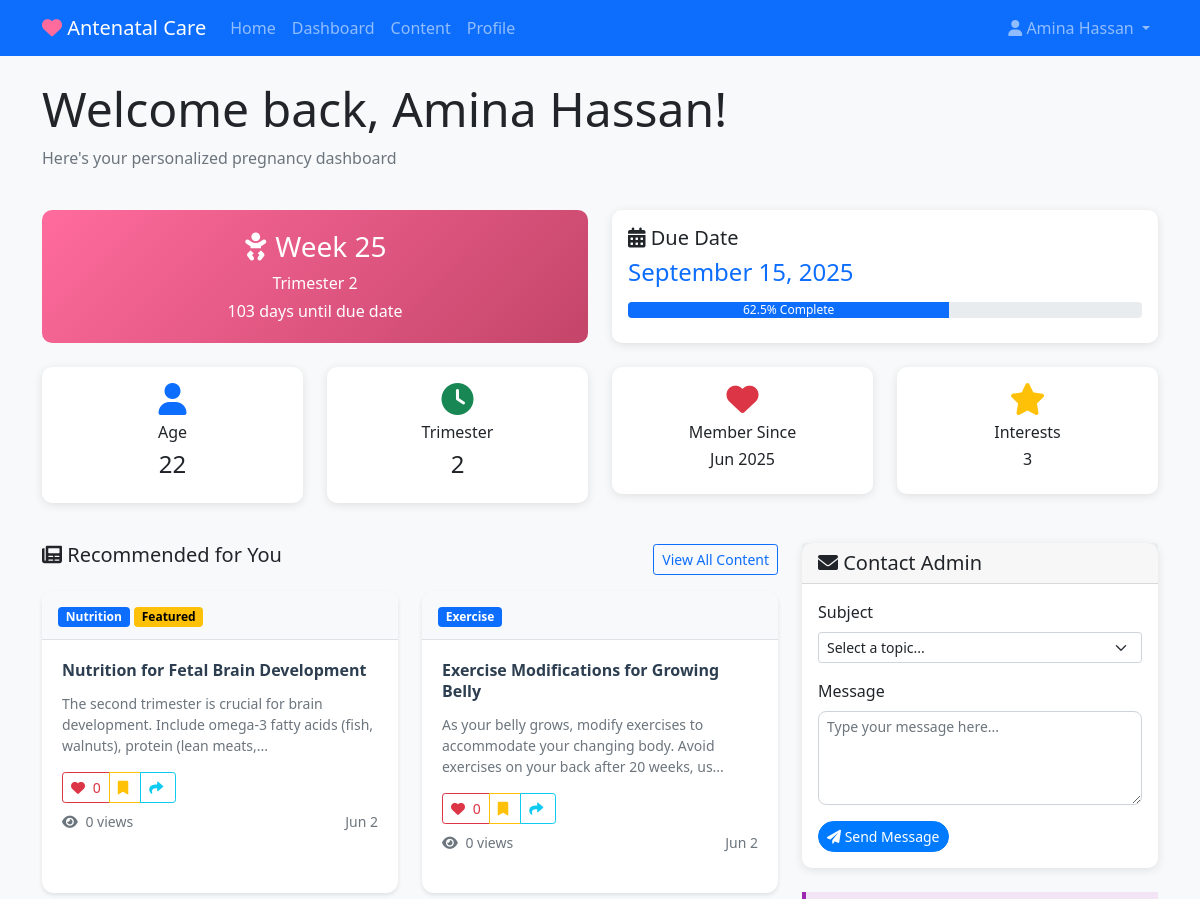
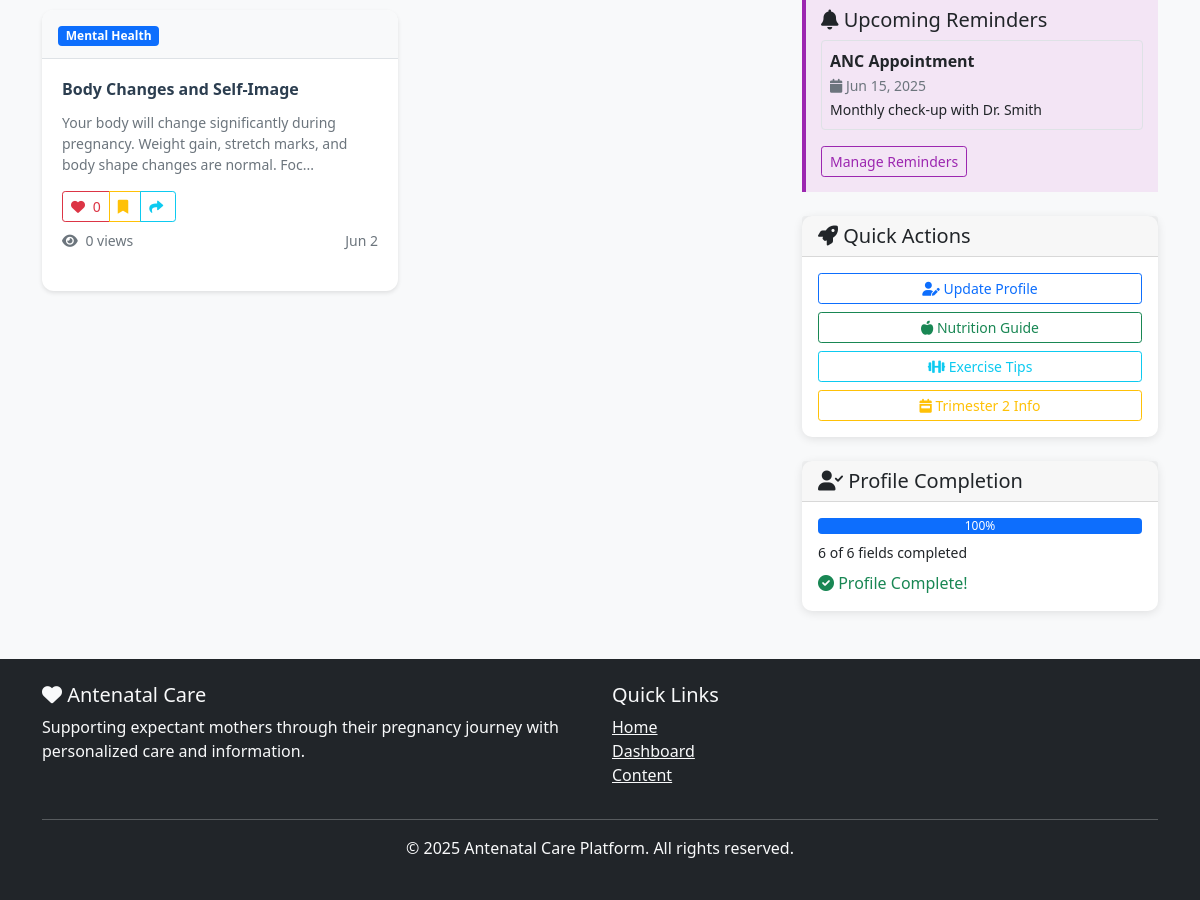
/dashboard.php (signed in), run on the app's committed database (2 pictures, top to bottom).
### tables this page shows
CREATE TABLE users (
    id INT PRIMARY KEY AUTO_INCREMENT,
    name VARCHAR(100) NOT NULL,
    email VARCHAR(100) UNIQUE NOT NULL,
    password VARCHAR(255) NOT NULL,
    age INT NOT NULL,
    trimester INT NOT NULL CHECK (trimester IN (1, 2, 3)),
    interests TEXT,   
    location VARCHAR(100),
    language_preference VARCHAR(20) DEFAULT 'english',
    medical_history TEXT,
    due_date DATE,
    phone VARCHAR(20),
    created_at TIMESTAMP DEFAULT CURRENT_TIMESTAMP,
    updated_at TIMESTAMP DEFAULT CURRENT_TIMESTAMP ON UPDATE CURRENT_TIMESTAMP,
    last_login TIMESTAMP NULL
);

CREATE TABLE content (
    id INT PRIMARY KEY AUTO_INCREMENT,
    title VARCHAR(200) NOT NULL,
    description TEXT,
    content_text LONGTEXT NOT NULL,
    trimester INT NOT NULL CHECK (trimester IN (1, 2, 3)),
    age_group ENUM('teen', 'young_adult', 'adult', 'mature_adult', 'senior_adult', 'all') DEFAULT 'all',
    category VARCHAR(50) NOT NULL,  
    content_type ENUM('article', 'tip', 'checklist', 'video', 'audio') DEFAULT 'article',
    language VARCHAR(20) DEFAULT 'english',
    is_featured BOOLEAN DEFAULT FALSE,
    view_count INT DEFAULT 0,
    created_at TIMESTAMP DEFAULT CURRENT_TIMESTAMP,
    updated_at TIMESTAMP DEFAULT CURRENT_TIMESTAMP ON UPDATE CURRENT_TIMESTAMP
);

CREATE TABLE reminders (
    id INT PRIMARY KEY AUTO_INCREMENT,
    user_id INT NOT NULL,
    reminder_type ENUM('appointment', 'medication', 'milestone', 'custom') NOT NULL,
    title VARCHAR(200) NOT NULL,
    description TEXT,
    due_date DATE NOT NULL,
    due_time TIME,
    is_sent BOOLEAN DEFAULT FALSE,
    is_completed BOOLEAN DEFAULT FALSE,
    created_at TIMESTAMP DEFAULT CURRENT_TIMESTAMP,
    FOREIGN KEY (user_id) REFERENCES users(id) ON DELETE CASCADE
);

### dashboard.php (the view, shortened to what the rows shown need)
<?php
require_once 'includes/config.php';
require_once 'includes/functions.php';
$current_user = getCurrentUser();
$personalized_content = getPersonalizedContent($current_user['id'], 6);
$personalized_tips = getPersonalizedTips($current_user['id'], 3);
$upcoming_reminders = getPersonalizedReminders($current_user['id'], 5);
$pregnancy_week = 0;
$days_remaining = 0;
if (!empty($current_user['due_date'])) {
    $pregnancy_week = getPregnancyWeek($current_user['due_date']);
    $due_date = new DateTime($current_user['due_date']);
    $now = new DateTime();
    $interval = $now->diff($due_date);
    $days_remaining = $interval->days;
}
include 'includes/header.php';
?>
<div class="container mt-4">
    <div class="row mb-4">
        <div class="col-12">
            <h1 class="display-5">Welcome back, <?php echo htmlspecialchars($current_user['name']); ?>!</h1>
            <p class="text-muted">Here's your personalized pregnancy dashboard</p>
        </div>
    </div>
    <?php if (!empty($current_user['due_date'])): ?>
        <div class="row mb-4">
            <div class="col-md-6">
                <div class="pregnancy-week">
                    <h3><i class="fas fa-baby"></i> Week <?php echo $pregnancy_week; ?></h3>
                    <p class="mb-1">Trimester <?php echo $current_user['trimester']; ?></p>
                    <p class="mb-0">
                        <?php if ($days_remaining > 0): ?>
                            <?php echo $days_remaining; ?> days until due date
                        <?php elseif ($days_remaining < 0): ?>
                            <?php echo abs($days_remaining); ?> days past due date
                        <?php else: ?>
                            Due date is today!
                        <?php endif; ?>
                    </p>
                </div>
            </div>
            <div class="col-md-6">
                <div class="card h-100">
                    <div class="card-body">
                        <h5 class="card-title"><i class="fas fa-calendar-alt"></i> Due Date</h5>
                        <h4 class="text-primary"><?php echo date('F j, Y', strtotime($current_user['due_date'])); ?></h4>
                        <div class="progress mt-3">
                            <div class="progress-bar" role="progressbar"
                                style="width: <?php echo min(100, ($pregnancy_week / 40) * 100); ?>%">
                                <?php echo round(($pregnancy_week / 40) * 100, 1); ?>% Complete
                            </div>
                        </div>
                    </div>
                </div>
            </div>
        </div>
    <?php endif; ?>
    <div class="row mb-4">
        <div class="col-md-3 col-sm-6 mb-3">
            <div class="card text-center">
                <div class="card-body">
                    <i class="fas fa-user fa-2x text-primary mb-2"></i>
                    <h6>Age</h6>
                    <h4><?php echo $current_user['age']; ?></h4>
                </div>
            </div>
        </div>
        <div class="col-md-3 col-sm-6 mb-3">
            <div class="card text-center">
                <div class="card-body">
                    <i class="fas fa-clock fa-2x text-success mb-2"></i>
                    <h6>Trimester</h6>
                    <h4><?php echo $current_user['trimester']; ?></h4>
                </div>
            </div>
        </div>
        <div class="col-md-3 col-sm-6 mb-3">
            <div class="card text-center">
                <div class="card-body">
                    <i class="fas fa-heart fa-2x text-danger mb-2"></i>
                    <h6>Member Since</h6>
                    <h6><?php echo date('M Y', strtotime($current_user['created_at'])); ?></h6>
                </div>
            </div>
        </div>
        <div class="col-md-3 col-sm-6 mb-3">
            <div class="card text-center">
                <div class="card-body">
                    <i class="fas fa-star fa-2x text-warning mb-2"></i>
                    <h6>Interests</h6>
                    <h6><?php echo !empty($current_user['interests']) ? count(explode(',', $current_user['interests'])) : 0; ?>
                    </h6>
                </div>
            </div>
        </div>
    </div>
    <div class="row">
        <div class="col-lg-8">
            <div class="mb-4">
                <?php if (!empty($personalized_content)): ?>
                    <div class="row">
                        <?php foreach ($personalized_content as $content): ?>
                            <div class="col-md-6 mb-3">
                                <?php
                                $user_interactions = getUserInteractions($current_user['id'], $content['id']);
                                $interaction_counts = getInteractionCounts($content['id']);
                                $is_liked = in_array('like', $user_interactions);
                                $is_bookmarked = in_array('bookmark', $user_interactions);
                                ?>
                                <div class="card content-card h-100" data-content-id="<?php echo $content['id']; ?>">
                                    <div class="card-header">
                                        <span
                                            class="badge bg-primary"><?php echo ucwords(str_replace('_', ' ', $content['category'])); ?></span>
                                        <?php if ($content['is_featured']): ?>
                                            <span class="badge bg-warning">Featured</span>
                                        <?php endif; ?>
                                    </div>
                                    <div class="card-body">
                                        <h6 class="card-title"><?php echo htmlspecialchars($content['title']); ?></h6>
                                        <p class="card-text small">
                                            <?php echo htmlspecialchars(substr($content['content_text'], 0, 120)); ?>...</p>
                                        <div class="d-flex justify-content-between align-items-center mb-2">
                                            <div class="btn-group btn-group-sm" role="group">
                                                <button type="button"
                                                    class="btn btn-outline-danger btn-sm like-btn <?php echo $is_liked ? 'active' : ''; ?>"
                                                    data-content-id="<?php echo $content['id']; ?>">
                                                    <i class="fas fa-heart"></i> <span
                                                        class="like-count"><?php echo $interaction_counts['like']; ?></span>
                                                </button>
                                                <button type="button"
                                                    class="btn btn-outline-warning btn-sm bookmark-btn <?php echo $is_bookmarked ? 'active' : ''; ?>"
                                                    data-content-id="<?php echo $content['id']; ?>">
                                                    <i class="fas fa-bookmark"></i>
                                                </button>
                                                <button type="button" class="btn btn-outline-info btn-sm share-btn"
                                                    data-content-id="<?php echo $content['id']; ?>">
                                                    <i class="fas fa-share"></i>
                                                </button>
                                            </div>
                                        </div>
                                        <div class="d-flex justify-content-between align-items-center">
                                            <small class="text-muted">
                                                <i class="fas fa-eye"></i> <span
                                                    class="view-count"><?php echo $content['view_count']; ?></span> views
                                            </small>
                                            <small class="text-muted">
                                                <?php echo date('M j', strtotime($content['created_at'])); ?>
                                            </small>
                                        </div>
                                    </div>
                                </div>
                            </div>
                        <?php endforeach; ?>
                    </div>
                <?php endif; ?>
            </div>
        </div>
        <div class="col-lg-4">
            <?php if (!empty($upcoming_reminders)): ?>
                <div class="reminders-section mb-4">
                    <?php foreach ($upcoming_reminders as $reminder): ?>
                        <div class="mb-2 p-2 border rounded">
                            <strong><?php echo htmlspecialchars($reminder['title']); ?></strong>
                            <br>
                            <small class="text-muted">
                                <i class="fas fa-calendar"></i> <?php echo date('M j, Y', strtotime($reminder['due_date'])); ?>
                            </small>
                            <?php if (!empty($reminder['description'])): ?>
                                <br>
                                <small><?php echo htmlspecialchars($reminder['description']); ?></small>
                            <?php endif; ?>
                        </div>
                    <?php endforeach; ?>
                </div>
            <?php endif; ?>
            <div class="card mb-4">
                <div class="card-body">
                    <div class="d-grid gap-2">
                        <a href="profile.php" class="btn btn-outline-primary btn-sm">
                            <i class="fas fa-user-edit"></i> Update Profile
                        </a>
                        <a href="content.php?category=nutrition" class="btn btn-outline-success btn-sm">
                            <i class="fas fa-apple-alt"></i> Nutrition Guide
                        </a>
                        <a href="content.php?category=exercise" class="btn btn-outline-info btn-sm">
                            <i class="fas fa-dumbbell"></i> Exercise Tips
                        </a>
                        <a href="content.php?trimester=<?php echo $current_user['trimester']; ?>"
                            class="btn btn-outline-warning btn-sm">
                            <i class="fas fa-calendar-week"></i> Trimester <?php echo $current_user['trimester']; ?>
                            Info
                        </a>
                    </div>
                </div>
            </div>
        </div>
    </div>
</div>
<?php include 'includes/footer.php'; ?>

### includes/header.php (shortened to what the rows shown need)
<!DOCTYPE html>
<html lang="en">
<head>
    <link href="https://cdn.jsdelivr.net/npm/bootstrap@5.1.3/dist/css/bootstrap.min.css" rel="stylesheet">
    <link href="https://cdnjs.cloudflare.com/ajax/libs/font-awesome/6.0.0/css/all.min.css" rel="stylesheet">
    <link href="css/style.css" rel="stylesheet">
</head>
<body>
    <nav class="navbar navbar-expand-lg navbar-dark bg-primary">
        <div class="container">
            <div class="collapse navbar-collapse" id="navbarNav">
                <ul class="navbar-nav">
                    <?php if (isLoggedIn()): ?>
                        <?php $current_user = getCurrentUser(); ?>
                        <li class="nav-item dropdown">
                            <a class="nav-link dropdown-toggle" href="#" id="navbarDropdown" role="button"
                                data-bs-toggle="dropdown">
                                <i class="fas fa-user"></i> <?php echo htmlspecialchars($current_user['name']); ?>
                            </a>
                        </li>
                    <?php endif; ?>
                </ul>
            </div>
        </div>
    </nav>

### data on the page
users: name "Amina Hassan", due_date "25", trimester "2", due_date "103", due_date "September 15, 2025", ($pregnancy_week/40)*100 "62.5", age "22", created_at "Jun 2025", interests "3"
content: category "Nutrition", is_featured "Featured", title "Nutrition for Fetal Brain Development", content_text "The second trimester is crucial for brain development. Include omega-3 fatty acids (fish, walnuts), protein (lean meats,", like "0", view_count "0", created_at "Jun 2"
content: category "Exercise", title "Exercise Modifications for Growing Belly", content_text "As your belly grows, modify exercises to accommodate your changing body. Avoid exercises on your back after 20 weeks, us", like "0", view_count "0", created_at "Jun 2"
content: category "Mental Health", title "Body Changes and Self-Image", content_text "Your body will change significantly during pregnancy. Weight gain, stretch marks, and body shape changes are normal. Foc", like "0", view_count "0", created_at "Jun 2"
reminders: title "ANC Appointment", due_date "Jun 15, 2025", description "Monthly check-up with Dr. Smith"

### other printed values
$profile_completion "100"
$completed_fields "6"
$total_fields "6"
